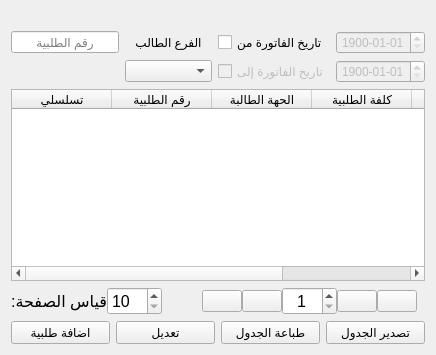
            <widget class="QWidget" name="tab_2">
             <attribute name="title">
              <string>الطلبيات</string>
             </attribute>
             <layout class="QVBoxLayout" name="verticalLayout_26">
              <item>
               <layout class="QGridLayout" name="gridLayout_6">
                <property name="topMargin">
                 <number>20</number>
                </property>
                <item row="1" column="3">
                 <widget class="QDateEdit" name="req_date_to">
                  <property name="enabled">
                   <bool>false</bool>
                  </property>
                  <property name="sizePolicy">
                   <sizepolicy hsizetype="Expanding" vsizetype="Fixed">
                    <horstretch>0</horstretch>
                    <verstretch>0</verstretch>
                   </sizepolicy>
                  </property>
                  <property name="layoutDirection">
                   <enum>Qt::LeftToRight</enum>
                  </property>
                  <property name="locale">
                   <locale language="English" country="Kenya"/>
                  </property>
                  <property name="alignment">
                   <set>Qt::AlignCenter</set>
                  </property>
                  <property name="specialValueText">
                   <string/>
                  </property>
                  <property name="minimumDate">
                   <date>
                    <year>1900</year>
                    <month>1</month>
                    <day>1</day>
                   </date>
                  </property>
                  <property name="displayFormat">
                   <string>yyyy-MM-dd</string>
                  </property>
                  <property name="date">
                   <date>
                    <year>1900</year>
                    <month>1</month>
                    <day>1</day>
                   </date>
                  </property>
                 </widget>
                </item>
                <item row="0" column="2">
                 <widget class="QCheckBox" name="ch_req_date_from">
                  <property name="sizePolicy">
                   <sizepolicy hsizetype="Fixed" vsizetype="Fixed">
                    <horstretch>0</horstretch>
                    <verstretch>0</verstretch>
                   </sizepolicy>
                  </property>
                  <property name="text">
                   <string>تاريخ الفاتورة من</string>
                  </property>
                 </widget>
                </item>
                <item row="0" column="3">
                 <widget class="QDateEdit" name="req_date_from">
                  <property name="enabled">
                   <bool>false</bool>
                  </property>
                  <property name="sizePolicy">
                   <sizepolicy hsizetype="Expanding" vsizetype="Fixed">
                    <horstretch>0</horstretch>
                    <verstretch>0</verstretch>
                   </sizepolicy>
                  </property>
                  <property name="layoutDirection">
                   <enum>Qt::LeftToRight</enum>
                  </property>
                  <property name="locale">
                   <locale language="English" country="Kenya"/>
                  </property>
                  <property name="alignment">
                   <set>Qt::AlignCenter</set>
                  </property>
                  <property name="specialValueText">
                   <string/>
                  </property>
                  <property name="minimumDate">
                   <date>
                    <year>1900</year>
                    <month>1</month>
                    <day>1</day>
                   </date>
                  </property>
                  <property name="displayFormat">
                   <string>yyyy-MM-dd</string>
                  </property>
                  <property name="date">
                   <date>
                    <year>1900</year>
                    <month>1</month>
                    <day>1</day>
                   </date>
                  </property>
                 </widget>
                </item>
                <item row="1" column="2">
                 <widget class="QCheckBox" name="ch_req_date_to">
                  <property name="enabled">
                   <bool>false</bool>
                  </property>
                  <property name="sizePolicy">
                   <sizepolicy hsizetype="Fixed" vsizetype="Fixed">
                    <horstretch>0</horstretch>
                    <verstretch>0</verstretch>
                   </sizepolicy>
                  </property>
                  <property name="text">
                   <string>تاريخ الفاتورة إلى</string>
                  </property>
                 </widget>
                </item>
                <item row="0" column="0">
                 <widget class="QLineEdit" name="req_code">
                  <property name="alignment">
                   <set>Qt::AlignCenter</set>
                  </property>
                  <property name="placeholderText">
                   <string>رقم الطلبية</string>
                  </property>
                 </widget>
                </item>
                <item row="1" column="1">
                 <widget class="QComboBox" name="req_brunch">
                  <property name="sizePolicy">
                   <sizepolicy hsizetype="Expanding" vsizetype="Fixed">
                    <horstretch>0</horstretch>
                    <verstretch>0</verstretch>
                   </sizepolicy>
                  </property>
                 </widget>
                </item>
                <item row="0" column="1">
                 <widget class="QLabel" name="label_54">
                  <property name="text">
                   <string>الفرع الطالب</string>
                  </property>
                  <property name="alignment">
                   <set>Qt::AlignCenter</set>
                  </property>
                 </widget>
                </item>
               </layout>
              </item>
              <item>
               <widget class="QTableWidget" name="req_table">
                <property name="editTriggers">
                 <set>QAbstractItemView::NoEditTriggers</set>
                </property>
                <column>
                 <property name="text">
                  <string>تسلسلي</string>
                 </property>
                </column>
                <column>
                 <property name="text">
                  <string>رقم الطلبية</string>
                 </property>
                </column>
                <column>
                 <property name="text">
                  <string>الحهة الطالبة</string>
                 </property>
                </column>
                <column>
                 <property name="text">
                  <string>كلفة الطلبية</string>
                 </property>
                </column>
                <column>
                 <property name="text">
                  <string>سعر الشراء</string>
                 </property>
                </column>
                <column>
                 <property name="text">
                  <string>تاريخ الطلبية</string>
                 </property>
                </column>
               </widget>
              </item>
              <item>
               <layout class="QHBoxLayout" name="horizontalLayout_45" stretch="2,4,5,1,1,4,1,1">
                <property name="spacing">
                 <number>0</number>
                </property>
                <property name="rightMargin">
                 <number>8</number>
                </property>
                <property name="bottomMargin">
                 <number>0</number>
                </property>
                <item>
                 <widget class="QLabel" name="label_125">
                  <property name="font">
                   <font>
                    <pointsize>12</pointsize>
                    <weight>50</weight>
                    <italic>false</italic>
                    <bold>false</bold>
                   </font>
                  </property>
                  <property name="text">
                   <string>قياس الصفحة:</string>
                  </property>
                 </widget>
                </item>
                <item>
                 <widget class="QSpinBox" name="req_page_size">
                  <property name="font">
                   <font>
                    <pointsize>12</pointsize>
                    <weight>50</weight>
                    <italic>false</italic>
                    <bold>false</bold>
                   </font>
                  </property>
                  <property name="minimum">
                   <number>10</number>
                  </property>
                  <property name="maximum">
                   <number>200</number>
                  </property>
                  <property name="singleStep">
                   <number>10</number>
                  </property>
                 </widget>
                </item>
                <item>
                 <spacer name="horizontalSpacer_16">
                  <property name="orientation">
                   <enum>Qt::Horizontal</enum>
                  </property>
                  <property name="sizeHint" stdset="0">
                   <size>
                    <width>40</width>
                    <height>20</height>
                   </size>
                  </property>
                 </spacer>
                </item>
                <item>
                 <widget class="QPushButton" name="req_last">
                  <property name="text">
                   <string/>
                  </property>
                  <property name="icon">
                   <iconset resource="icons.qrc">
                    <normaloff>:/icons/icons/last-white.png</normaloff>:/icons/icons/last-white.png</iconset>
                  </property>
                  <property name="iconSize">
                   <size>
                    <width>40</width>
                    <height>40</height>
                   </size>
                  </property>
                 </widget>
                </item>
                <item>
                 <widget class="QPushButton" name="req_post">
                  <property name="text">
                   <string/>
                  </property>
                  <property name="icon">
                   <iconset resource="icons.qrc">
                    <normaloff>:/icons/icons/next-white.png</normaloff>:/icons/icons/next-white.png</iconset>
                  </property>
                  <property name="iconSize">
                   <size>
                    <width>40</width>
                    <height>40</height>
                   </size>
                  </property>
                 </widget>
                </item>
                <item>
                 <widget class="QSpinBox" name="req_page_num">
                  <property name="font">
                   <font>
                    <pointsize>12</pointsize>
                    <weight>50</weight>
                    <italic>false</italic>
                    <bold>false</bold>
                   </font>
                  </property>
                  <property name="alignment">
                   <set>Qt::AlignCenter</set>
                  </property>
                  <property name="minimum">
                   <number>1</number>
                  </property>
                  <property name="maximum">
                   <number>999</number>
                  </property>
                 </widget>
                </item>
                <item>
                 <widget class="QPushButton" name="req_previous">
                  <property name="text">
                   <string/>
                  </property>
                  <property name="icon">
                   <iconset resource="icons.qrc">
                    <normaloff>:/icons/icons/previous-white.png</normaloff>:/icons/icons/previous-white.png</iconset>
                  </property>
                  <property name="iconSize">
                   <size>
                    <width>40</width>
                    <height>40</height>
                   </size>
                  </property>
                 </widget>
                </item>
                <item>
                 <widget class="QPushButton" name="req_first">
                  <property name="text">
                   <string/>
                  </property>
                  <property name="icon">
                   <iconset resource="icons.qrc">
                    <normaloff>:/icons/icons/first-white.png</normaloff>:/icons/icons/first-white.png</iconset>
                  </property>
                  <property name="iconSize">
                   <size>
                    <width>40</width>
                    <height>40</height>
                   </size>
                  </property>
                 </widget>
                </item>
               </layout>
              </item>
              <item>
               <layout class="QHBoxLayout" name="horizontalLayout_44">
                <item>
                 <widget class="QPushButton" name="btn_add_req">
                  <property name="text">
                   <string>اضافة طلبية</string>
                  </property>
                 </widget>
                </item>
                <item>
                 <widget class="QPushButton" name="btn_edit_req">
                  <property name="text">
                   <string>تعديل</string>
                  </property>
                 </widget>
                </item>
                <item>
                 <widget class="QPushButton" name="btn_print_table_req">
                  <property name="text">
                   <string>طباعة الجدول</string>
                  </property>
                 </widget>
                </item>
                <item>
                 <widget class="QPushButton" name="btn_to_exel_req">
                  <property name="text">
                   <string>تصدير الجدول</string>
                  </property>
                 </widget>
                </item>
               </layout>
              </item>
             </layout>
            </widget>
